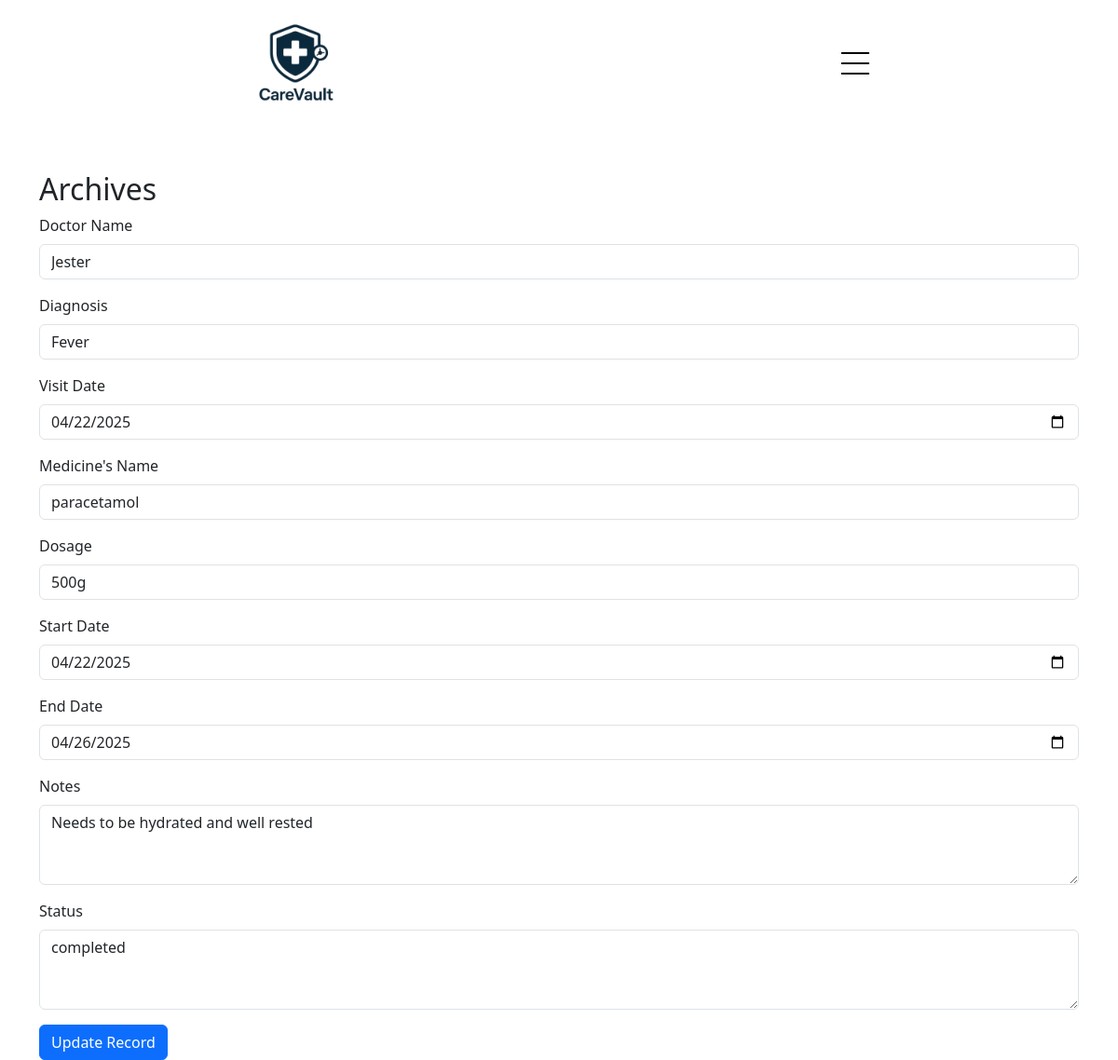
Page /edit-Archive.php?id=23 on the committed database.
### tables this page shows
CREATE TABLE `medications` (
  `id` int(11) NOT NULL,
  `user_id` int(11) DEFAULT NULL,
  `medicine_name` varchar(100) DEFAULT NULL,
  `dosage` varchar(50) DEFAULT NULL,
  `start_date` date DEFAULT NULL,
  `end_date` date DEFAULT NULL,
  `status` enum('ongoing','completed') DEFAULT NULL
);

CREATE TABLE `medical_records` (
  `id` int(11) NOT NULL,
  `user_id` int(11) DEFAULT NULL,
  `visit_date` date DEFAULT NULL,
  `doctor_name` varchar(100) DEFAULT NULL,
  `diagnosis` text DEFAULT NULL,
  `medications` text DEFAULT NULL,
  `notes` text DEFAULT NULL
);

### edit-Archive.php (the view, shortened to what this page needs)
<?php
$record_id = $_GET['id'];
$conn = connection();
$stmt = $conn->prepare("SELECT * FROM medications m JOIN medical_records r ON r.medications = m.medicine_name WHERE m.id = ?");
$stmt->bind_param("i", $record_id);
$stmt->execute();
$result = $stmt->get_result();
$record = $result->fetch_assoc();
?>
<!DOCTYPE html>
<html lang="en">
<head>
    <link href="https://cdn.jsdelivr.net/npm/bootstrap@5.3.3/dist/css/bootstrap.min.css" rel="stylesheet">
</head>
<body>
    <?php include 'navbar.php'; ?>
    <main class="container mt-5">
        <h2>Archives</h2>
        <form method="POST">
            <div class="mb-3">
                <label for="doctor_name" class="form-label">Doctor Name</label>
                <input type="text" name="doctor_name" id="doctor_name" class="form-control"
                    value="<?= $record['doctor_name'] ?>" required>
            </div>
            <div class="mb-3">
                <label for="diagnosis" class="form-label">Diagnosis</label>
                <input type="text" name="diagnosis" id="diagnosis" class="form-control"
                    value="<?= $record['diagnosis'] ?>" required>
            </div>
            <div class="mb-3">
                <label for="visit_date" class="form-label">Visit Date</label>
                <input type="date" name="visit_date" id="visit_date" class="form-control"
                    value="<?= $record['visit_date'] ?>" required>
            </div>
            <div class="mb-3">
                <label for="medicine_name" class="form-label">Medicine's Name</label>
                <input type="text" name="medicine_name" id="medicine_name" class="form-control"
                    value="<?= $record['medicine_name'] ?>" required>
            </div>
            <div class="mb-3">
                <label for="dosage" class="form-label">Dosage</label>
                <input type="text" name="dosage" id="dosage" class="form-control" value="<?= $record['dosage'] ?>"
                    required>
            </div>
            <div class="mb-3">
                <label for="start_date" class="form-label">Start Date</label>
                <input type="date" name="start_date" id="start_date" class="form-control"
                    value="<?= $record['start_date'] ?>" required>
            </div>
            <div class="mb-3">
                <label for="end_date" class="form-label">End Date</label>
                <input type="date" name="end_date" id="end_date" class="form-control" value="<?= $record['end_date'] ?>"
                    required>
            </div>
            <div class="mb-3">
                <label for="notes" class="form-label">Notes</label>
                <textarea name="notes" id="notes" class="form-control" rows="3"><?= $record['notes'] ?></textarea>
            </div>
            <div class="mb-3">
                <label for="status" class="form-label">Status</label>
                <textarea name="status" id="status" class="form-control" rows="3"><?= $record['status'] ?></textarea>
            </div>
            <button type="submit" name="btn_update" class="btn btn-primary">Update Record</button>
        </form>
    </main>
</body>
</html>

### rows in the picture
medications: doctor_name "Jester", diagnosis "Fever", visit_date "04/22/2025", medicine_name "paracetamol", dosage "500g", start_date "04/22/2025", end_date "04/26/2025", notes "Needs to be hydrated and well rested", status "completed"
